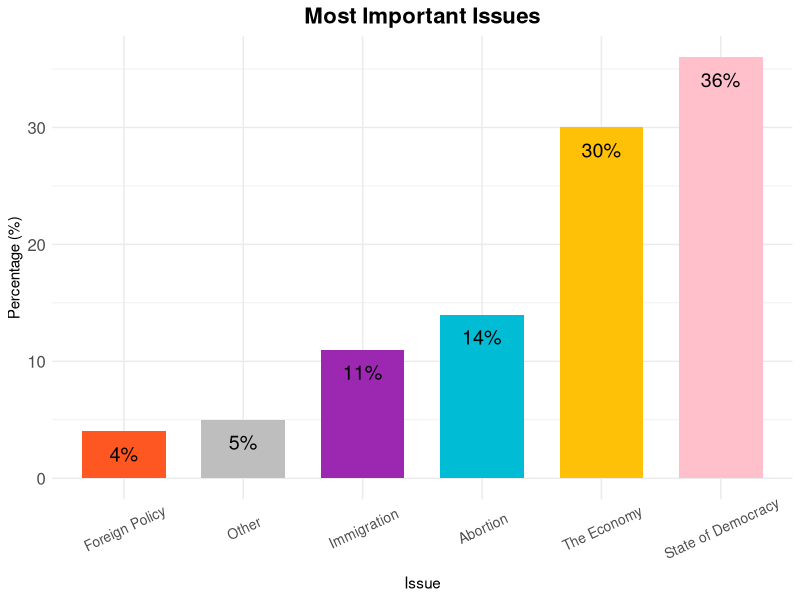

Here is the R script that generated this plot:
## ---- chunk 1
knitr::opts_chunk$set(echo = TRUE)
library(dplyr)
library(ggplot2)
## ---- chunk 2

library(ggplot2)
library(forcats)

data <- data.frame(
  Issue = c("State of Democracy", "The Economy", "Abortion", "Immigration", "Foreign Policy", "Other"),
  Percentage = c(36, 30, 14, 11, 4, 5)
)

data$Issue <- fct_reorder(data$Issue, data$Percentage, .desc = FALSE)


ggplot(data, aes(x = Issue, y = Percentage, fill = Issue)) +
  geom_col(width = 0.7) +
  labs(title = "Most Important Issues", x = "Issue", y = "Percentage (%)") +
  scale_fill_manual(values = c("State of Democracy" = "pink", 
                               "The Economy" = "#FFC107", 
                               "Abortion" = "#00BCD4", 
                               "Immigration" = "#9C27B0", 
                               "Foreign Policy" = "#FF5722",
                               "Other" = "grey")) +
  theme_minimal() +
  theme(legend.position = "none",
        plot.title = element_text(hjust = 0.5, face = "bold", size = 16),
        axis.text.y = element_text(size = 12),
        axis.text.x = element_text(size = 10, angle = 25, vjust = 0.7)) +
  geom_text(aes(label = paste0(Percentage, "%")), hjust = 0.5, vjust = 2, size = 5)    
